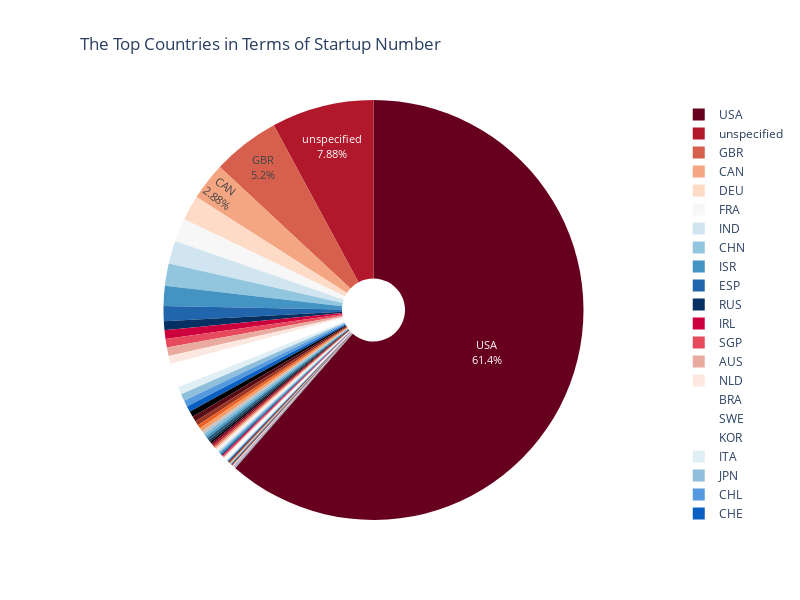

Write notebook code for a chart like this one.
### Code cell
fig = px.pie(data,names=data.country_code,
             title = "The Top Countries in Terms of Startup Number",
             color_discrete_sequence=px.colors.sequential.RdBu,
             hole = 0.15,
             width =800,
             height =600)

fig.update_layout(uniformtext_minsize=10, uniformtext_mode='hide', title_x=0.1)
fig.update_traces(textposition='inside', textinfo='percent+label')

fig.show()

### Figure 1 — Plotly figure (JSON) as saved in the notebook; plotly's stock layout.template omitted (floating-point values rounded to 4 significant figures; data arrays with more than 128 entries replaced by an {"elided": "..."} marker saying what was removed)
{"data": [{"domain": {"x": [0, 1], "y": [0, 1]}, "hole": 0.15, "hovertemplate": "country_code=%{label}<extra></extra>", "labels": {"elided": "38476 str values"}, "legendgroup": "", "name": "", "showlegend": true, "textinfo": "percent+label", "textposition": "inside", "type": "pie"}], "layout": {"height": 600, "legend": {"tracegroupgap": 0}, "piecolorway": ["rgb(103,0,31)", "rgb(178,24,43)", "rgb(214,96,77)", "rgb(244,165,130)", "rgb(253,219,199)", "rgb(247,247,247)", "rgb(209,229,240)", "rgb(146,197,222)", "rgb(67,147,195)", "rgb(33,102,172)", "rgb(5,48,97)"], "title": {"text": "The Top Countries in Terms of Startup Number", "x": 0.1}, "uniformtext": {"minsize": 10, "mode": "hide"}, "width": 800}}
